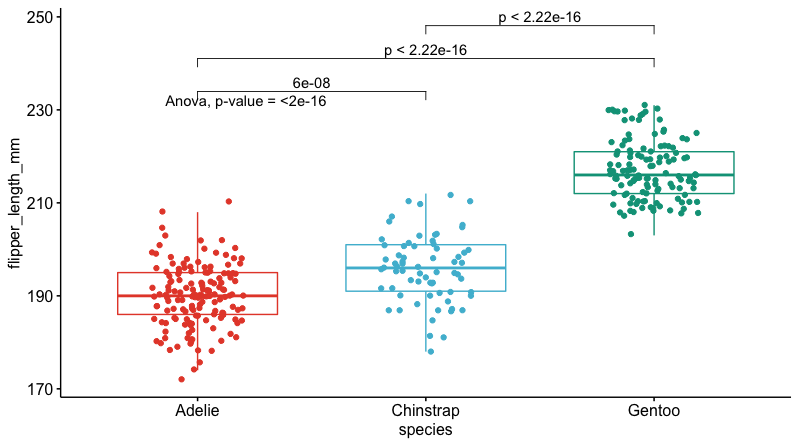

This chart was generated by the following R code:
library(palmerpenguins)
library(tidyverse)
library(ggplot2)
library(ggstatsplot)

dat <- penguins %>%
  select(species, flipper_length_mm)

ggplot(dat) +
  aes(x = species, y = flipper_length_mm, color = species) +
  geom_jitter() +
  theme(legend.position = "none")

aggregate(flipper_length_mm ~ species,
          data = dat,
          function(x) round(c(mean = mean(x), sd = sd(x)), 2)
)

group_by(dat, species) %>%
  summarise(
    mean = mean(flipper_length_mm, na.rm = TRUE),
    sd = sd(flipper_length_mm, na.rm = TRUE)
  )

oneway.test(flipper_length_mm ~ species,
            data = dat,
            var.equal = TRUE # assuming equal variances
)


# Edit from here
x <- which(names(dat) == "species") # name of grouping variable
y <- which(
  names(dat) == "flipper_length_mm" # names of variables to test
)
method1 <- "anova" # one of "anova" or "kruskal.test"
method2 <- "t.test" # one of "wilcox.test" or "t.test"
my_comparisons <- list(c("Chinstrap", "Adelie"), c("Gentoo", "Adelie"), c("Gentoo", "Chinstrap")) # comparisons for post-hoc tests
# Edit until here


# Edit at your own risk
library(ggpubr)

png("./viz_out/anova.png", units="in", width=8.9, height=5, res=300)
for (i in y) {
  for (j in x) {
    p <- ggboxplot(dat,
                   x = colnames(dat[j]), y = colnames(dat[i]),
                   color = colnames(dat[j]),
                   legend = "none",
                   palette = "npg",
                   add = "jitter"
    )
    print(
      p + stat_compare_means(aes(label = paste0(after_stat(method), ", p-value = ", after_stat(p.format))),
                             method = method1, label.y = max(dat[, i], na.rm = TRUE)
      )
      + stat_compare_means(comparisons = my_comparisons, method = method2, label = "p.format") # remove if p-value of ANOVA or Kruskal-Wallis test >= alpha
    )
  }
}
dev.off()
